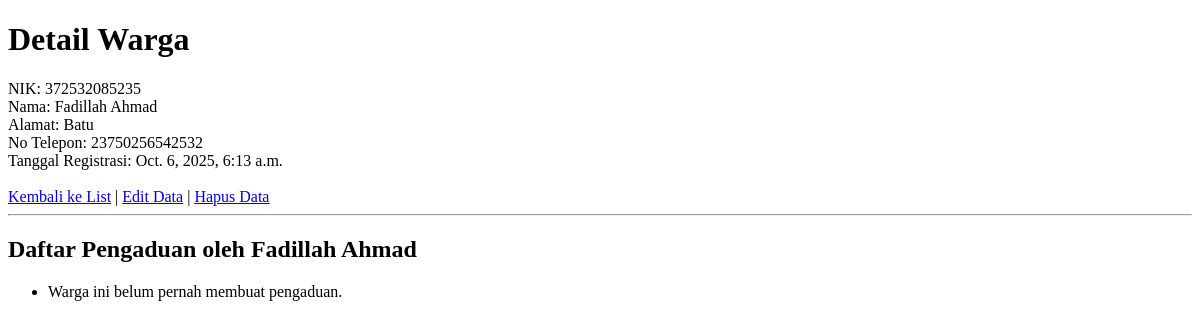
/warga/4/, run on an earlier commit of the app's database.
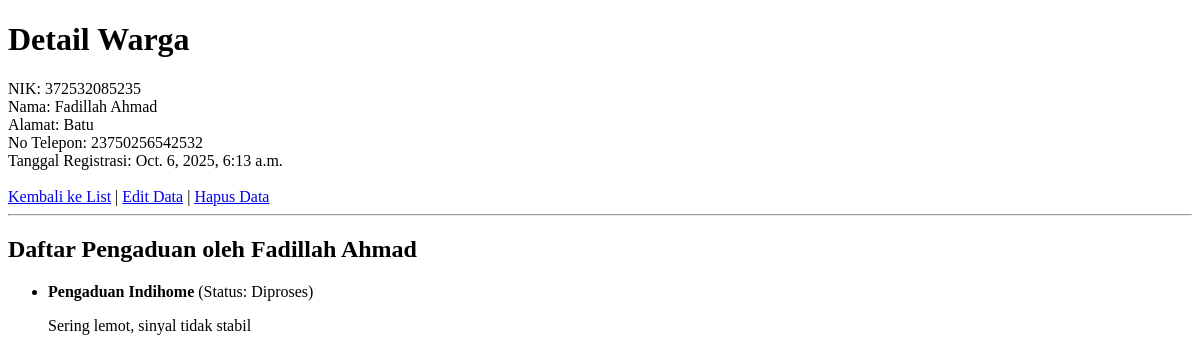
And on a later commit of the database.
### warga/models.py (models this page shows, shortened)
class Pengaduan(models.Model):
    STATUS_CHOICES = [
        ('BARU', 'Baru'),
        ('DIPROSES', 'Diproses'),
        ('SELESAI', 'Selesai'),
    ]
    judul = models.CharField(max_length=200)
    deskripsi = models.TextField()
    status = models.CharField(max_length=10, choices=STATUS_CHOICES, default='BARU')
    tanggal_lapor = models.DateTimeField(auto_now_add=True)
    pelapor = models.ForeignKey(Warga, on_delete=models.CASCADE, related_name='pengaduan')

### warga/views.py (the view)
# urls.py: path('<int:pk>/', WargaDetailView.as_view(), name='warga-detail'),
class WargaDetailView(DetailView):
    model = Warga

### warga/templates/warga/warga_detail.html (shortened to what this page needs)
<!DOCTYPE html>
<html>
<head>
</head>
<body>
    <div class="container">
        <h1>Detail Warga</h1>
        <div class="detail-item">
            <span class="label">NIK:</span>
            <span class="value">{{ object.nik }}</span>
        </div>
        <div class="detail-item">
            <span class="label">Nama:</span>
            <span class="value">{{ object.nama_lengkap }}</span>
        </div>
        <div class="detail-item">
            <span class="label">Alamat:</span>
            <span class="value">{{ object.alamat }}</span>
        </div>
        <div class="detail-item">
            <span class="label">No Telepon:</span>
            <span class="value">{{ object.no_telepon|default:"Tidak ada" }}</span>
        </div>
        <div class="detail-item">
            <span class="label">Tanggal Registrasi:</span>
            <span class="value">{{ object.tanggal_registrasi }}</span>
        </div>
        <a href="{% url 'warga-list' %}" class="back-link"> Kembali ke List</a> |
        <a href="{% url 'warga-edit' object.pk %}">Edit Data</a> |
        <a href="{% url 'warga-hapus' object.pk %}">Hapus Data</a>
    </div>
    <hr>
    <h2>Daftar Pengaduan oleh {{ object.nama_lengkap }}</h2>
    <ul>
        {% for aduan in object.pengaduan.all %}
            <li>
                <strong>{{ aduan.judul }}</strong> (Status: {{ aduan.get_status_display }})
                <p>{{ aduan.deskripsi }}</p>
            </li>
        {% empty %}
            <li>Warga ini belum pernah membuat pengaduan.</li>
        {% endfor %}
    </ul>
</body>
</html>

What changed in the data, as far as the page shows it:
now on this page (row edited): Pengaduan: judul "Pengaduan Indihome", status "Diproses", deskripsi "Sering lemot, sinyal tidak stabil"
Also different on the page:
text no longer shown: "Warga ini belum pernah membuat pengaduan."
